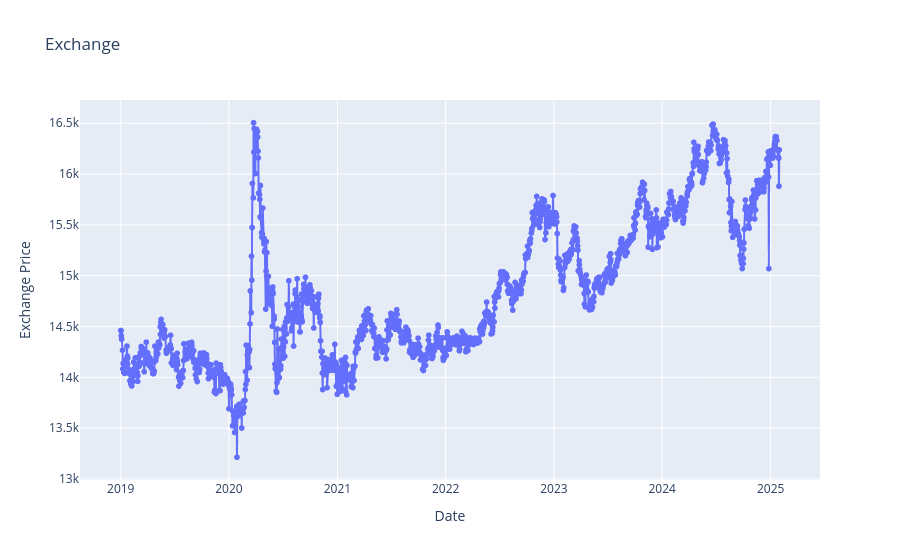

The notebook cell saved with this chart:
### Code cell
import plotly.express as px

# Buat line chart interaktif
fig = px.line(exchange, x='Date', y='Exchange Price', title='Exchange', markers=True)
fig.show()

### Figure 1 — Plotly figure (JSON) as saved in the notebook; plotly's stock layout.template omitted (floating-point values rounded to 4 significant figures; data arrays with more than 128 entries replaced by an {"elided": "..."} marker saying what was removed)
{"data": [{"hovertemplate": "Date=%{x}<br>Exchange Price=%{y}<extra></extra>", "legendgroup": "", "line": {"color": "#636efa", "dash": "solid"}, "marker": {"symbol": "circle"}, "mode": "markers+lines", "name": "", "showlegend": false, "type": "scattergl", "x": {"elided": "1586 str values"}, "xaxis": "x", "y": {"elided": "1586 float values"}, "yaxis": "y"}], "layout": {"legend": {"tracegroupgap": 0}, "title": {"text": "Exchange"}, "xaxis": {"anchor": "y", "domain": [0, 1], "title": {"text": "Date"}}, "yaxis": {"anchor": "x", "domain": [0, 1], "title": {"text": "Exchange Price"}}}}
